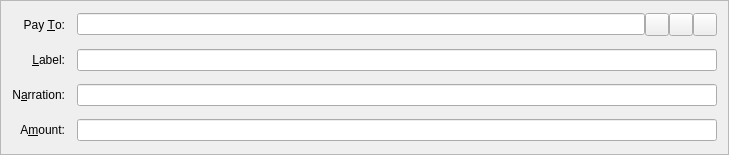
<?xml version="1.0" encoding="UTF-8"?>
<ui version="4.0">
 <class>SendCoinsEntry</class>
 <widget class="QFrame" name="SendCoinsEntry">
  <property name="geometry">
   <rect>
    <x>0</x>
    <y>0</y>
    <width>729</width>
    <height>155</height>
   </rect>
  </property>
  <property name="windowTitle">
   <string>Form</string>
  </property>
  <property name="frameShape">
   <enum>QFrame::StyledPanel</enum>
  </property>
  <property name="frameShadow">
   <enum>QFrame::Sunken</enum>
  </property>
  <layout class="QGridLayout" name="gridLayout">
   <property name="spacing">
    <number>12</number>
   </property>
   <item row="6" column="0">
    <widget class="QLabel" name="label">
     <property name="text">
      <string>A&amp;mount:</string>
     </property>
     <property name="alignment">
      <set>Qt::AlignRight|Qt::AlignTrailing|Qt::AlignVCenter</set>
     </property>
     <property name="buddy">
      <cstring>payAmount</cstring>
     </property>
    </widget>
   </item>
   <item row="3" column="0">
    <widget class="QLabel" name="label_2">
     <property name="text">
      <string>Pay &amp;To:</string>
     </property>
     <property name="alignment">
      <set>Qt::AlignRight|Qt::AlignTrailing|Qt::AlignVCenter</set>
     </property>
     <property name="buddy">
      <cstring>payTo</cstring>
     </property>
    </widget>
   </item>
   <item row="6" column="1">
    <widget class="BitcoinAmountField" name="payAmount"/>
   </item>
   <item row="4" column="1">
    <layout class="QHBoxLayout" name="horizontalLayout_2">
     <property name="spacing">
      <number>0</number>
     </property>
     <item>
      <widget class="QValidatedLineEdit" name="addAsLabel">
       <property name="enabled">
        <bool>true</bool>
       </property>
       <property name="toolTip">
        <string>Enter a label for this address to add it to your address book</string>
       </property>
      </widget>
     </item>
    </layout>
   </item>
   <item row="5" column="0">
    <widget class="QLabel" name="label_3">
     <property name="text">
      <string>N&amp;arration:</string>
     </property>
     <property name="alignment">
      <set>Qt::AlignRight|Qt::AlignTrailing|Qt::AlignVCenter</set>
     </property>
     <property name="buddy">
      <cstring>narration</cstring>
     </property>
    </widget>
   </item>
   <item row="5" column="1">
    <widget class="QValidatedLineEdit" name="narration">
     <property name="enabled">
      <bool>true</bool>
     </property>
     <property name="toolTip">
      <string>Enter a short note to send with payment (max 24 characters)</string>
     </property>
    </widget>
   </item>
   <item row="4" column="0">
    <widget class="QLabel" name="label_4">
     <property name="text">
      <string>&amp;Label:</string>
     </property>
     <property name="alignment">
      <set>Qt::AlignRight|Qt::AlignTrailing|Qt::AlignVCenter</set>
     </property>
     <property name="buddy">
      <cstring>addAsLabel</cstring>
     </property>
    </widget>
   </item>
   <item row="3" column="1">
    <layout class="QHBoxLayout" name="payToLayout">
     <property name="spacing">
      <number>0</number>
     </property>
     <item>
      <widget class="QValidatedLineEdit" name="payTo">
       <property name="toolTip">
        <string>The PonyCoin address to send the payment to  (e.g. brj6Q4FUHXjAzCRb6SB3pXPfuva5xrfjgHY)</string>
       </property>
       <property name="maxLength">
        <number>34</number>
       </property>
      </widget>
     </item>
     <item>
      <widget class="QToolButton" name="addressBookButton">
       <property name="toolTip">
        <string>Choose address from address book</string>
       </property>
       <property name="text">
        <string/>
       </property>
       <property name="icon">
        <iconset resource="../bitcoin.qrc">
         <normaloff>:/icons/address-book</normaloff>:/icons/address-book</iconset>
       </property>
       <property name="shortcut">
        <string>Alt+A</string>
       </property>
      </widget>
     </item>
     <item>
      <widget class="QToolButton" name="pasteButton">
       <property name="toolTip">
        <string>Paste address from clipboard</string>
       </property>
       <property name="text">
        <string/>
       </property>
       <property name="icon">
        <iconset resource="../bitcoin.qrc">
         <normaloff>:/icons/editpaste</normaloff>:/icons/editpaste</iconset>
       </property>
       <property name="shortcut">
        <string>Alt+P</string>
       </property>
      </widget>
     </item>
     <item>
      <widget class="QToolButton" name="deleteButton">
       <property name="toolTip">
        <string>Remove this recipient</string>
       </property>
       <property name="text">
        <string/>
       </property>
       <property name="icon">
        <iconset resource="../bitcoin.qrc">
         <normaloff>:/icons/remove</normaloff>:/icons/remove</iconset>
       </property>
      </widget>
     </item>
    </layout>
   </item>
  </layout>
 </widget>
 <customwidgets>
  <customwidget>
   <class>QValidatedLineEdit</class>
   <extends>QLineEdit</extends>
   <header>qvalidatedlineedit.h</header>
  </customwidget>
  <customwidget>
   <class>BitcoinAmountField</class>
   <extends>QLineEdit</extends>
   <header>bitcoinamountfield.h</header>
   <container>1</container>
  </customwidget>
 </customwidgets>
 <resources>
  <include location="../bitcoin.qrc"/>
 </resources>
 <connections/>
</ui>
